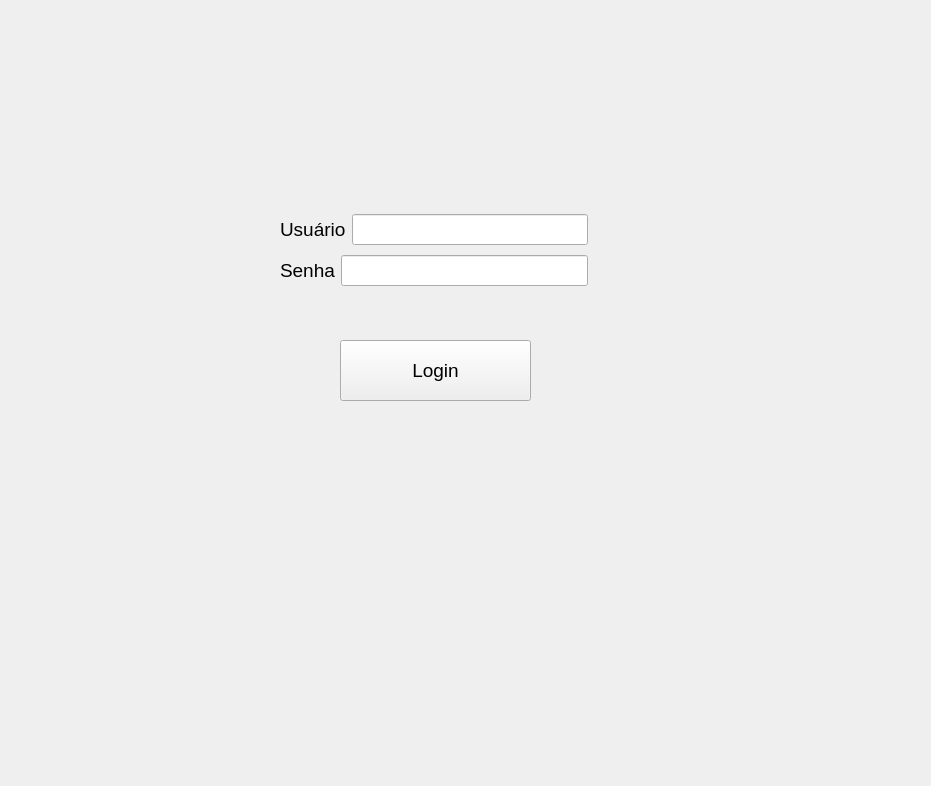
<?xml version="1.0" encoding="UTF-8"?>
<ui version="4.0">
 <class>Form</class>
 <widget class="QWidget" name="Form">
  <property name="geometry">
   <rect>
    <x>0</x>
    <y>0</y>
    <width>931</width>
    <height>786</height>
   </rect>
  </property>
  <property name="windowTitle">
   <string>Form</string>
  </property>
  <widget class="QPushButton" name="login_btn">
   <property name="geometry">
    <rect>
     <x>340</x>
     <y>340</y>
     <width>191</width>
     <height>61</height>
    </rect>
   </property>
   <property name="font">
    <font>
     <pointsize>14</pointsize>
    </font>
   </property>
   <property name="text">
    <string>Login</string>
   </property>
  </widget>
  <widget class="QWidget" name="">
   <property name="geometry">
    <rect>
     <x>280</x>
     <y>210</y>
     <width>308</width>
     <height>81</height>
    </rect>
   </property>
   <layout class="QVBoxLayout" name="verticalLayout">
    <item>
     <layout class="QHBoxLayout" name="horizontalLayout">
      <item>
       <widget class="QLabel" name="label">
        <property name="font">
         <font>
          <pointsize>14</pointsize>
         </font>
        </property>
        <property name="text">
         <string>Usuário</string>
        </property>
       </widget>
      </item>
      <item>
       <widget class="QLineEdit" name="usuario_input">
        <property name="font">
         <font>
          <pointsize>14</pointsize>
         </font>
        </property>
       </widget>
      </item>
     </layout>
    </item>
    <item>
     <layout class="QHBoxLayout" name="horizontalLayout_2">
      <item>
       <widget class="QLabel" name="label_2">
        <property name="font">
         <font>
          <pointsize>14</pointsize>
         </font>
        </property>
        <property name="text">
         <string>Senha</string>
        </property>
       </widget>
      </item>
      <item>
       <widget class="QLineEdit" name="senha_input">
        <property name="font">
         <font>
          <pointsize>14</pointsize>
         </font>
        </property>
        <property name="echoMode">
         <enum>QLineEdit::Password</enum>
        </property>
       </widget>
      </item>
     </layout>
    </item>
   </layout>
  </widget>
 </widget>
 <resources/>
 <connections/>
</ui>
